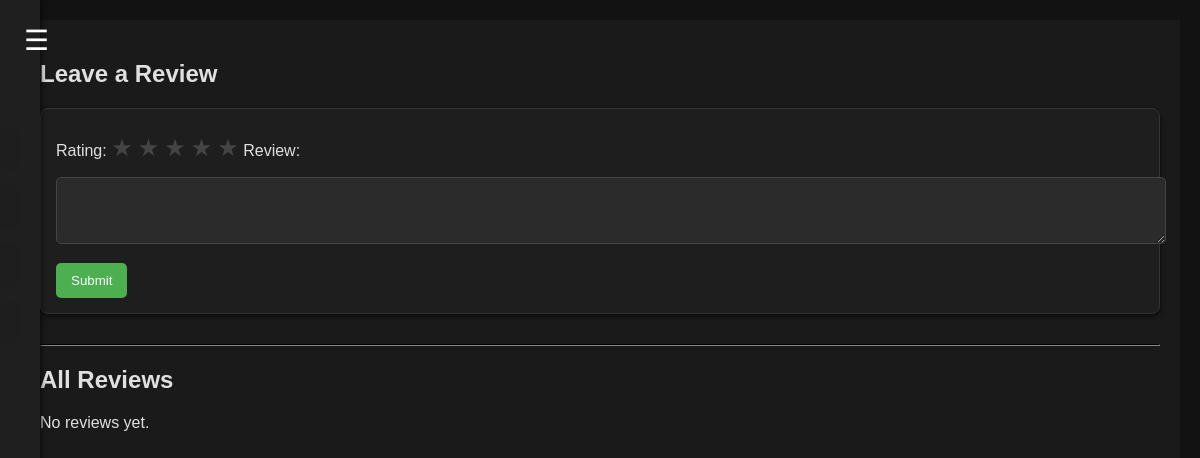
The app's page /reviews/pow/ (signed in), older data.
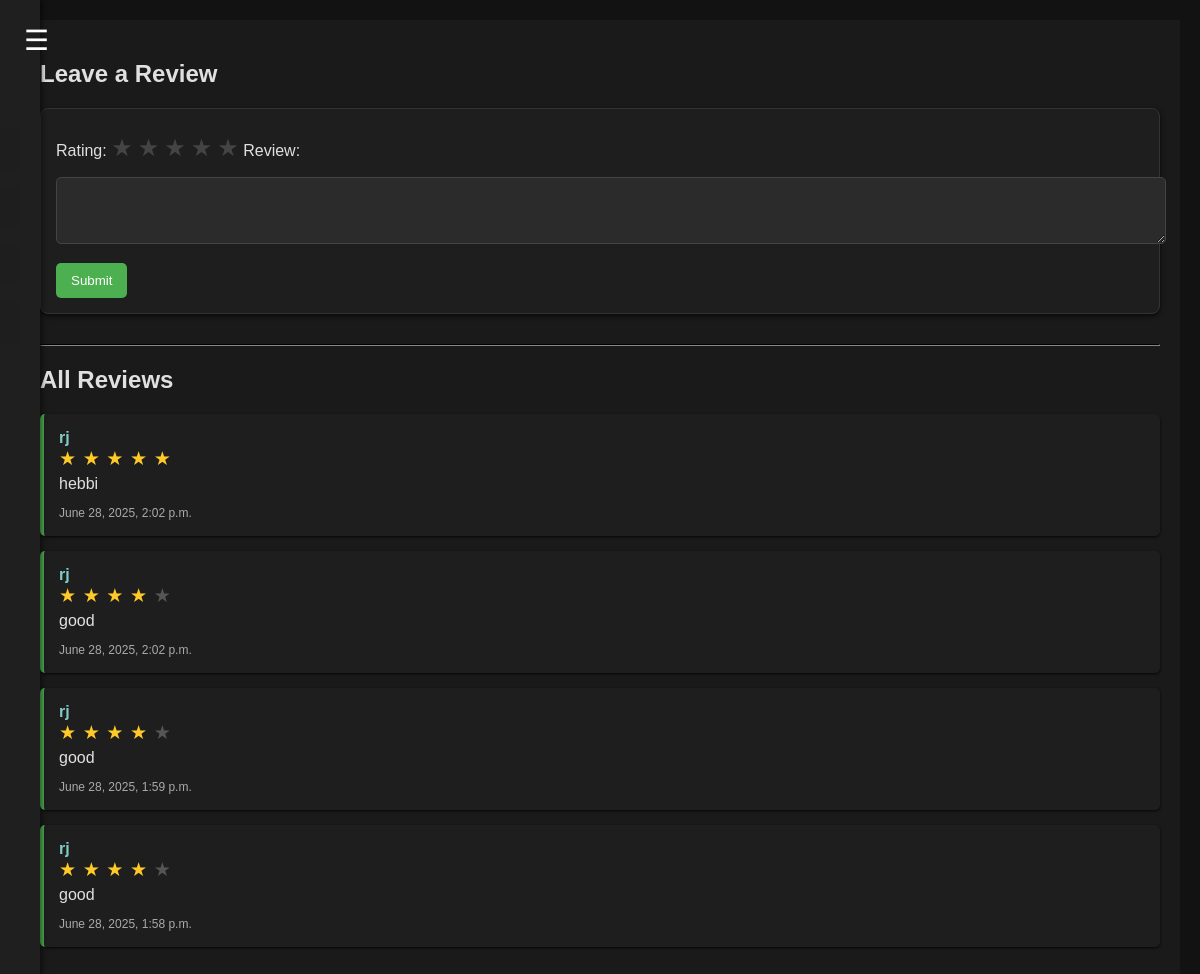
The same page, newer data.
### accounts/models.py (models this page shows, shortened)
class Review(models.Model):
    user = models.ForeignKey(User, on_delete=models.CASCADE)
    trainer = models.ForeignKey(User, on_delete=models.CASCADE, related_name='reviews')
    content = models.TextField()
    rating = models.PositiveIntegerField(
        validators=[MinValueValidator(1), MaxValueValidator(5)]
    )
    created_at = models.DateTimeField(auto_now_add=True)

### accounts/views.py (the view)
# urls.py: path('reviews/<str:username>/',views.reviews_page,name='reviews_page'),
@login_required
def reviews_page(request,username):
    trainer = get_object_or_404(User,username=username)
    reviews = Review.objects.filter(trainer=trainer).order_by('-created_at')
    if trainer.profile.role != 'trainer':
        return redirect('home')
    if request.method == 'POST':
        form = ReviewForm(request.POST)
        if form.is_valid():
            review = form.save(commit=False)
            review.user = request.user
            review.trainer = trainer
            review.save()
            return redirect('reviews_page', username=trainer.username)
    else:
        form = ReviewForm()
    return render(request, 'accounts/reviews_page.html', {
        'form': form,
        'reviews': reviews
    })

### accounts/forms.py
class ReviewForm(forms.ModelForm):
    class Meta:
        model = Review
        fields = ['content', 'rating']
        widgets = {
            'content': forms.Textarea(attrs={'rows': 3}),
            'rating': forms.NumberInput(attrs={'min': 1, 'max': 5}),
        }

### accounts/templates/accounts/reviews_page.html (shortened to what this page needs)
{% extends "accounts/base_user.html" %}
{% load static %}
{% block extra_css %}
<link rel="stylesheet" href="{% static 'css/reviews.css' %}">
{% endblock %}
{% block content %}
<h2>Leave a Review</h2>
<form method="post">
    <label for="id_rating">Rating:</label>
    <div class="star-rating">
        {% for i in "54321" %}
            <label for="star{{ i }}">&#9733;</label>
        {% endfor %}
    </div>
    <label for="id_content">Review:</label>
    {{ form.content }}
    <button type="submit">Submit</button>
</form>
<hr>
<h2>All Reviews</h2>
{% for review in reviews %}
    <div class="review">
        <strong>{{ review.user.username }}</strong>
        <div class="stars">
            {% for i in "12345" %}
                {% if forloop.counter <= review.rating %}
                    <span class="star">&#9733;</span>
                {% else %}
                    <span class="star inactive">&#9733;</span>
                {% endif %}
            {% endfor %}
        </div>
        <p>{{ review.content }}</p>
        <small>{{ review.created_at }}</small>
    </div>
{% empty %}
    <p>No reviews yet.</p>
{% endfor %}
{% endblock %}

### accounts/templates/accounts/base_user.html (shortened to what this page needs)
{% load static %}
<!DOCTYPE html>
<html lang="en">
<head>
    <link rel="stylesheet" href="{% static 'css/base_user.css' %}">
    {% block extra_css %}{% endblock %}
</head>
<body>
    <button class="hamburger" onclick="toggleSidebar()">☰</button>
    <div class="dashboard-layout" id="dashboard">
        <aside class="sidebar" id="sidebar">
            <h1 class="logo">Navbar</h1>
            <nav>
                <a href="{% url 'user' %}">Profile</a>
                <a href="{% url 'trainer_assign' %}">View Trainers</a>
                <a href="{% url 'trainer_request' %}">Apply to Become a Trainer</a>
                <a href="{% url 'logout' %}">Log Out</a>
            </nav>
        </aside>
        <main class="main-content">
            {% block content %}{% endblock %}
        </main>
    </div>
</body>
</html>

### static/css/base_user.css (style rules this page uses)
body { margin: 0; font-family: 'Segoe UI', sans-serif; background-color: #0d1b2a; color: #ffffff; }
.dashboard-layout { display: flex; height: 100vh; }
.sidebar { width: 25%; background-color: #14213d; padding: 2rem; display: flex; flex-direction: column; }
.logo { color: #fca311; font-size: 2rem; margin-bottom: 2rem; }
.sidebar nav { display: flex; flex-direction: column; gap: 1rem; }
.sidebar a { color: #fca311; text-decoration: none; background-color: #1e1e1e; padding: 0.75rem 1rem; border-radius: 0.5rem; font-weight: bold; transition: background 0.3s; }
.main-content { width: 75%; padding: 2rem; background-color: #1a1a1a; overflow-y: auto; }
body { margin: 0; background-color: #121212; color: #fff; font-family: Arial, sans-serif; }
.hamburger { position: fixed; top: 16px; left: 16px; z-index: 2000; background: none; border: none; font-size: 28px; color: white; cursor: pointer; padding: 8px; display: block; margin: 0; }
.dashboard-layout { display: flex; transition: margin-left 0.3s ease; }
.sidebar { width: 250px; height: 100vh; background-color: #1f1f1f; padding: 60px 20px 20px 20px; box-shadow: 2px 0 5px rgba(0,0,0,0.5); position: fixed; top: 0; left: -250px; transition: left 0.3s ease; z-index: 1000; }
.sidebar .logo { font-size: 24px; margin-bottom: 20px; }
.main-content { flex: 1; padding: 20px; margin-left: 0; transition: margin-left 0.3s ease; }
nav a { display: block; color: #fff; padding: 10px 0; text-decoration: none; }

### static/css/reviews.css (style rules this page uses)
body { font-family: Arial, sans-serif; background-color: #121212; padding: 20px; color: #e0e0e0; }
form { background-color: #1e1e1e; border: 1px solid #333; padding: 15px; border-radius: 8px; margin-bottom: 30px; box-shadow: 0 2px 5px rgba(0, 0, 0, 0.7); }
form textarea, form input[type="number"] { width: 100%; padding: 10px; margin-top: 5px; margin-bottom: 15px; background-color: #2b2b2b; color: #e0e0e0; border: 1px solid #444; border-radius: 5px; }
form textarea::placeholder, form input[type="number"]::placeholder { color: #999; }
form button { background-color: #4caf50; color: #fff; padding: 10px 15px; border: none; border-radius: 5px; cursor: pointer; }
.star-rating { direction: rtl; display: inline-flex; gap: 5px; font-size: 1.5rem; margin: 10px 0; }
.star-rating label { color: #444; cursor: pointer; transition: color 0.2s; }
.review { background-color: #1e1e1e; border-left: 4px solid #4caf50; padding: 15px; margin-bottom: 15px; border-radius: 5px; box-shadow: 0 1px 3px rgba(0, 0, 0, 0.8); }
.review strong { color: #80cbc4; font-size: 16px; }
.review small { color: #aaa; font-size: 12px; }
.review p { margin: 5px 0 10px; }
.stars .star { color: #ffca28; font-size: 1.2rem; margin-right: 2px; }
.stars .inactive { color: #555; }
hr { border-color: #333; }

Row changes from the older to the newer data that the page shows:
added Review: user.username "rj", rating 5 (drawn), content "hebbi", created_at "June 28, 2025, 2:02 p.m."
added Review: user.username "rj", rating 4 (drawn), content "good", created_at "June 28, 2025, 2:02 p.m."
added Review: user.username "rj", rating 4 (drawn), content "good", created_at "June 28, 2025, 1:59 p.m."
added Review: user.username "rj", rating 4 (drawn), content "good", created_at "June 28, 2025, 1:58 p.m."
Text that changed along with them:
text no longer shown: "No reviews yet."
